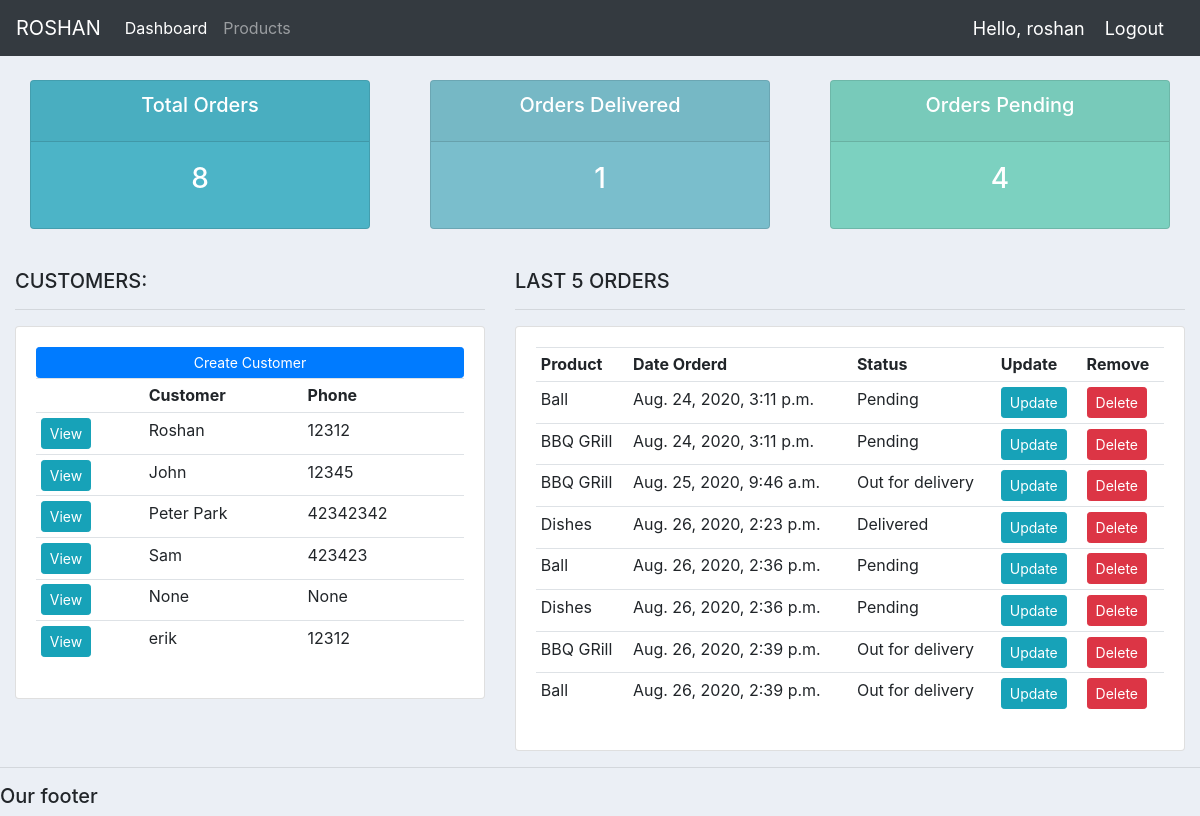
The app's page / (signed in) with its own data.
### accounts/models.py (models this page shows, shortened)
class Customers(models.Model):
    user = models.OneToOneField(User, null=True, blank=True, on_delete=models.CASCADE)
    name = models.CharField(max_length=200, null=True)
    phone = models.CharField(max_length=200, null=True)
    email = models.CharField(max_length=200, null=True)
    profile_pic = models.ImageField(default='profile_pic.jpg', null=True, blank=True)
    date_created = models.DateTimeField(auto_now_add=True, null=True)

class Order(models.Model):
    STATUS = (
        ('Pending', 'Pending'),
        ('Out for delivery', 'Out for delivery'),
        ('Delivered', 'Delivered'),
    )
    customer = models.ForeignKey(Customers, null=True, on_delete=models.SET_NULL)
    product = models.ForeignKey(Product, null=True, on_delete=models.SET_NULL)
    date_created = models.DateTimeField(auto_now_add=True, null=True)
    status = models.CharField(max_length=200, null=True, choices=STATUS)
    note = models.CharField(max_length=1000, null=True)

class Product(models.Model):
    CATEGORY = (
        ('Indoor', 'Indoor'),
        ('Outdoor', 'Outdoor',)
    )
    name = models.CharField(max_length=200, null=True)
    price = models.FloatField(null=True)
    category = models.CharField(max_length=200, null=True, choices=CATEGORY)
    description = models.CharField(max_length=200, null=True, blank=True)
    date_created = models.DateTimeField(auto_now_add=True, null=True)
    tags = models.ManyToManyField(Tag)
    def __str__(self):
        return self.name

### accounts/decorators.py (the view)
    def wrapper_function(request, *args, **kwargs):
        group = None
        if request.user.groups.exists():
            group = request.user.groups.all()[0].name
        if group == 'customer':
            return redirect('user-page')
        if group == 'admin':
            return view_func(request, *args, **kwargs)

### accounts/views.py (called while the page is built)
@login_required(login_url='login')
@admin_only
def home(request):
    customers = Customers.objects.all()
    orders = Order.objects.all()
    total_customers = customers.count()
    total_orders = orders.count()
    delivered = orders.filter(status='Delivered').count()
    pending = orders.filter(status='Pending').count()
    context = {
            'customers': customers,
            'orders':orders,
            'total_customers':total_customers,
            'total_orders':total_orders,
            'delivered':delivered,
            'pending':pending
            }
    return render(request, 'dashboard.html', context)

### accounts/templates/dashboard.html
{%  extends 'main.html' %}
{% block content %}
{% include 'status.html' %}
   <br>
<div class="row">
	<div class="col-md-5">
		<h5>CUSTOMERS:</h5>
		<hr>
		<div class="card card-body">
			<a class="btn btn-primary  btn-sm btn-block" href="">Create Customer</a>
			<table class="table table-sm">
				<tr>
					<th></th>
					<th>Customer</th>
					<th>Phone</th>
				</tr>
				{% for customer in customers %}
				<tr>
						<td><a class="btn btn-sm btn-info" href="{% url 'customers' customer.id %}">View</a></td>
						<td>{{customer.name}}</td>
						<td>{{customer.phone}}</td>
				</tr>
				{% endfor %}
			</table>
		</div>
	</div>
	<div class="col-md-7">
		<h5>LAST 5 ORDERS</h5>
		<hr>
		<div class="card card-body">
			<table class="table table-sm">
				<tr>
					<th>Product</th>
					<th>Date Orderd</th>
					<th>Status</th>
					<th>Update</th>
					<th>Remove</th>
				</tr>
				{% for order in orders %}
				<tr>
						<td>{{order.product}}</td>
						<td>{{order.date_created}}</td>
						<td>{{order.status}}</td>
						<td><a class="btn btn-sm btn-info" href="{% url 'update_order' order.id %}">Update</a></td>
						<td><a class="btn btn-sm btn-danger" href="{% url 'delete_order' order.id %}">Delete</a></td>
				</tr>
				{% endfor %}
			</table>
		</div>
	</div>
</div>
{% endblock  %}

### accounts/templates/main.html (shortened to what this page needs)
{% load static %}
<!DOCTYPE html>
<html>
<head>
<link rel="stylesheet" href="https://stackpath.bootstrapcdn.com/bootstrap/4.3.1/css/bootstrap.min.css"></head>
<link rel="stylesheet" type="text/css" href="{% static 'css/main.css' %}">
<body>
    {% include 'navbar.html' %}
    <div class="container-fluid">
        {% block  content %}
        {% endblock %}
    </div>
<hr>
<h5>Our footer</h5>
</body>
</html>

### accounts/templates/navbar.html (shortened to what this page needs)
{% load static %}
<nav class="navbar navbar-expand-lg navbar-dark bg-dark">
  <a class="navbar-brand" href="#">ROSHAN</a>
  <div class="collapse navbar-collapse" id="navbarNav">
    <ul class="navbar-nav">
    {% if request.user.is_staff %}
      <li class="nav-item active">
        <a class="nav-link" href="{% url 'home' %}">Dashboard </a>
      </li>
      <li class="nav-item">
        <a class="nav-link" href="{% url 'products' %}">Products</a>
      </li>
    {% else %}
      <li class="nav-item">
        <a class="nav-link" href="{% url 'accounts' %}">Settings</a>
      </li>
     {% endif %}
    </ul>
  </div>
<span class="hello-msg"> Hello, {{request.user}}</span>
<span> <a class="hello-msg" href={% url 'logout' %} >Logout</a> </span>
</nav>

### accounts/templates/status.html
<br>
<div class="row">
	<div class="col">
		<div class="col-md">
			<div class="card text-center text-white  mb-3" id="total-orders">
			  	<div class="card-header">
			  		<h5 class="card-title">Total Orders</h5>
			  	</div>
			  	<div class="card-body">
			    	<h3 class="card-title">{{total_orders}}</h3>
			  	</div>
			</div>
		</div>
	</div>
	<div class="col">
		<div class="col-md">
			<div class="card text-center text-white  mb-3" id="orders-delivered">
			  	<div class="card-header">
			  		<h5 class="card-title">Orders Delivered</h5>
			  	</div>
			  	<div class="card-body">
			    	<h3 class="card-title">{{delivered}}</h3>
			  	</div>
			</div>
		</div>
	</div>
	<div class="col">
		<div class="col-md">
			<div class="card text-center text-white  mb-3" id="orders-pending">
			  	<div class="card-header">
			  		<h5 class="card-title">Orders Pending</h5>
			  	</div>
			  	<div class="card-body">
			    	<h3 class="card-title">{{pending}}</h3>
			  	</div>
			</div>
		</div>
	</div>
</div>

### static/css/main.css (style rules this page uses)
body { background-color: #ebeff5; }
#total-orders { background-color: #4cb4c7; }
#orders-delivered { background-color: #7abecc; }
#orders-pending { background-color: #7CD1C0; }

### accounts/templates/navbar.html (style rules this page uses)
.hello-msg { font-size: 18px; color:#fff; margin-right: 20px; }

### records on screen
Customers: name "Roshan", phone "12312"
Customers: name "John", phone "12345"
Customers: name "Peter Park", phone "42342342"
Customers: name "Sam", phone "423423"
Customers: name "None", phone "None"
Customers: name "erik", phone "12312"
Order: product "Ball", date_created "Aug. 24, 2020, 3:11 p.m.", status "Pending"
Order: product "BBQ GRill", date_created "Aug. 24, 2020, 3:11 p.m.", status "Pending"
Order: product "BBQ GRill", date_created "Aug. 25, 2020, 9:46 a.m.", status "Out for delivery"
Order: product "Dishes", date_created "Aug. 26, 2020, 2:23 p.m.", status "Delivered"
Order: product "Ball", date_created "Aug. 26, 2020, 2:36 p.m.", status "Pending"
Order: product "Dishes", date_created "Aug. 26, 2020, 2:36 p.m.", status "Pending"
Order: product "BBQ GRill", date_created "Aug. 26, 2020, 2:39 p.m.", status "Out for delivery"
Order: product "Ball", date_created "Aug. 26, 2020, 2:39 p.m.", status "Out for delivery"

### other values on screen
{{ request.user }} "roshan"
{{ total_orders }} "8"
{{ delivered }} "1"
{{ pending }} "4"
